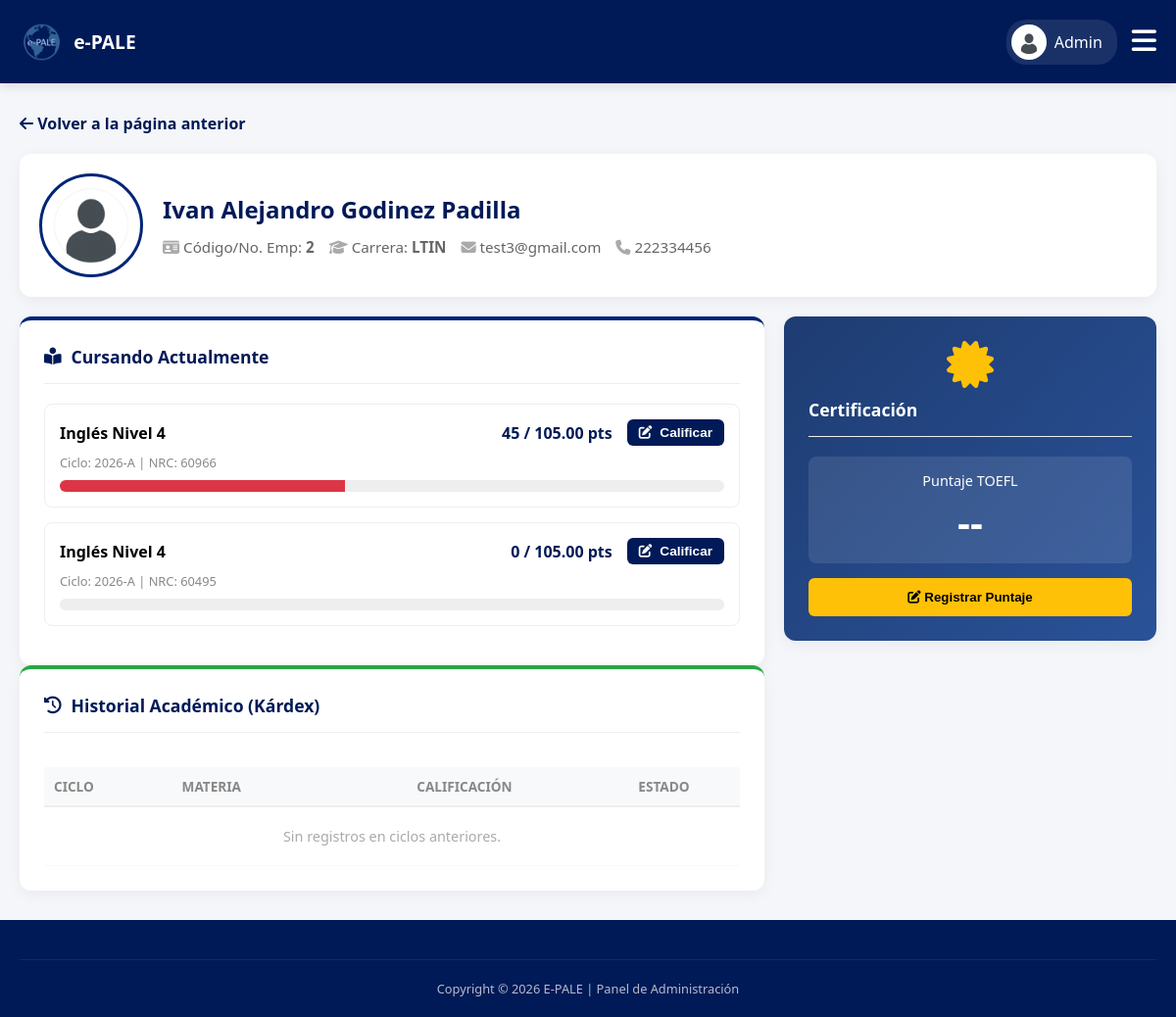
Page /admin/ver_expediente.php?id=7 (signed in) on the committed database.
### tables this page shows
CREATE TABLE IF NOT EXISTS `usuarios` (
  `usuario_id` int NOT NULL AUTO_INCREMENT,
  `codigo` varchar(20) DEFAULT NULL,
  `nombre` varchar(50) NOT NULL,
  `apellido_paterno` varchar(50) NOT NULL,
  `apellido_materno` varchar(50) DEFAULT NULL,
  `correo` varchar(100) NOT NULL,
  `password` varchar(255) DEFAULT NULL,
  `telefono` varchar(20) DEFAULT NULL,
  `rol` enum('ADMIN','PROFESOR','ALUMNO') NOT NULL,
  `estatus` enum('ACTIVO','INACTIVO') DEFAULT 'ACTIVO',
  `foto_perfil` varchar(255) DEFAULT NULL,
  `google_id` varchar(255) DEFAULT NULL,
  `fecha_creacion` timestamp NULL DEFAULT CURRENT_TIMESTAMP,
  PRIMARY KEY (`usuario_id`),
  UNIQUE KEY `correo` (`correo`),
  UNIQUE KEY `codigo` (`codigo`)
);

CREATE TABLE IF NOT EXISTS `alumnos` (
  `alumno_id` int NOT NULL AUTO_INCREMENT,
  `usuario_id` int NOT NULL,
  `carrera` varchar(50) DEFAULT NULL,
  PRIMARY KEY (`alumno_id`),
  KEY `usuario_id` (`usuario_id`)
);

CREATE TABLE IF NOT EXISTS `inscripciones` (
  `inscripcion_id` int NOT NULL AUTO_INCREMENT,
  `alumno_id` int NOT NULL,
  `nrc` int NOT NULL,
  `estatus` enum('INSCRITO','SOLICITUD_BAJA','BAJA','SOLICITUD_ALTA') DEFAULT 'INSCRITO',
  `calificacion_final` decimal(5,2) DEFAULT '0.00',
  PRIMARY KEY (`inscripcion_id`),
  KEY `alumno_id` (`alumno_id`),
  KEY `nrc` (`nrc`)
);

CREATE TABLE IF NOT EXISTS `materias` (
  `materia_id` int NOT NULL AUTO_INCREMENT,
  `clave` varchar(10) NOT NULL,
  `nombre` varchar(50) NOT NULL,
  `nivel` int NOT NULL,
  PRIMARY KEY (`materia_id`),
  UNIQUE KEY `clave` (`clave`)
);

CREATE TABLE IF NOT EXISTS `ciclos` (
  `ciclo_id` int NOT NULL AUTO_INCREMENT,
  `nombre` varchar(10) NOT NULL,
  `activo` tinyint(1) DEFAULT '1',
  PRIMARY KEY (`ciclo_id`)
);

### admin/ver_expediente.php (the view, shortened to what this page needs)
<?php
require '../db.php';
$usuario_id = $_GET['id'];
$sql_perfil = "SELECT u.*, a.carrera, a.alumno_id
               FROM usuarios u
               LEFT JOIN alumnos a ON u.usuario_id = a.usuario_id
               WHERE u.usuario_id = ?";
$stmt_perfil = $pdo->prepare($sql_perfil);
$stmt_perfil->execute([$usuario_id]);
$perfil = $stmt_perfil->fetch(PDO::FETCH_ASSOC);
$nombre_completo = trim($perfil['nombre'] . ' ' . $perfil['apellido_paterno'] . ' ' . $perfil['apellido_materno']);
$foto_perfil = "../img/avatar-default.png";
$es_alumno = ($perfil['rol'] === 'ALUMNO');
if ($es_alumno) {
    $alumno_id = $perfil['alumno_id'];
    $sql_materias = "SELECT i.*, m.nombre as materia, m.nivel, m.materia_id, c.nombre as ciclo, c.activo
                     FROM inscripciones i
                     JOIN grupos g ON i.nrc = g.nrc
                     JOIN materias m ON g.materia_id = m.materia_id
                     JOIN ciclos c ON g.ciclo_id = c.ciclo_id
                     WHERE i.alumno_id = ?
                     ORDER BY c.nombre DESC, m.nivel DESC";
    $stmt_mat = $pdo->prepare($sql_materias);
    $stmt_mat->execute([$alumno_id]);
    $todas_materias = $stmt_mat->fetchAll(PDO::FETCH_ASSOC);
    $materias_actuales = [];
    $historial = [];
    $ha_cursado_nivel_4 = false;
    foreach ($todas_materias as $mat) {
        if ($mat['activo'] == 1 && $mat['estatus'] == 'INSCRITO') {
            $materias_actuales[] = $mat;
        } else {
            $historial[] = $mat;
        }
        if ($mat['nivel'] == 4) $ha_cursado_nivel_4 = true;
    }
}
?>
<!DOCTYPE html>
<html lang="es">
<head>
    <link rel="stylesheet" href="../css/estudiante.css?v=<?php echo time(); ?>">
    <link rel="stylesheet" href="../css/admin.css?v=<?php echo time(); ?>">
    <link rel="stylesheet" href="https://cdnjs.cloudflare.com/ajax/libs/font-awesome/6.4.0/css/all.min.css">
</head>
<body>
    <?php include 'menu_admin.php'; ?>
    <main class="main-content">
        <a href="<?php echo htmlspecialchars($url_volver); ?>" style="display: inline-block; margin-bottom: 20px; color: var(--udg-blue); text-decoration: none; font-weight: bold;">
            <i class="fas fa-arrow-left"></i> Volver a la página anterior
        </a>
        <div class="profile-card">
            <img src="<?php echo $foto_perfil; ?>" alt="Foto" class="profile-pic">
            <div class="profile-info">
                <h2><?php echo htmlspecialchars($nombre_completo); ?></h2>
                <div style="display: flex; gap: 15px; flex-wrap: wrap; margin-top: 10px;">
                    <p><i class="fas fa-id-card" style="color:#aaa;"></i> Código/No. Emp: <strong><?php echo htmlspecialchars($perfil['codigo']); ?></strong></p>
                    <?php if($es_alumno): ?>
                        <p><i class="fas fa-graduation-cap" style="color:#aaa;"></i> Carrera: <strong><?php echo $perfil['carrera'] ? htmlspecialchars($perfil['carrera']) : 'N/A'; ?></strong></p>
                    <?php else: ?>
                        <p><i class="fas fa-chalkboard-teacher" style="color:#aaa;"></i> Rol: <strong style="color:#856404;">Docente de Idiomas</strong></p>
                    <?php endif; ?>
                    <p><i class="fas fa-envelope" style="color:#aaa;"></i> <?php echo htmlspecialchars($perfil['correo']); ?></p>
                    <p><i class="fas fa-phone" style="color:#aaa;"></i> <?php echo $perfil['telefono'] ? htmlspecialchars($perfil['telefono']) : 'No registrado'; ?></p>
                </div>
            </div>
        </div>
        <?php if($es_alumno): ?>
        <div style="display: grid; grid-template-columns: 2fr 1fr; gap: 20px;">
            <div>
                <div class="card" style="margin-top: 0;">
                    <h3><i class="fas fa-book-reader"></i> Cursando Actualmente</h3>
                    <?php if (count($materias_actuales) > 0): ?>
                        <?php foreach ($materias_actuales as $mat):
                            $stmt_max = $pdo->prepare("SELECT SUM(puntos_maximos) FROM criterios_evaluacion WHERE materia_id = ?");
                            $stmt_max->execute([$mat['materia_id']]);
                            $max_puntos = $stmt_max->fetchColumn() ?: 0;
                            $stmt_cal = $pdo->prepare("SELECT SUM(puntaje) FROM calificaciones WHERE inscripcion_id = ?");
                            $stmt_cal->execute([$mat['inscripcion_id']]);
                            $puntos_actuales = $stmt_cal->fetchColumn() ?: 0;
                            $porcentaje = ($max_puntos > 0) ? ($puntos_actuales / $max_puntos) * 100 : 0;
                            $color_bar = ($porcentaje >= 60) ? 'var(--udg-light)' : '#dc3545';
                        ?>
                            <div style="border: 1px solid #eee; padding: 15px; border-radius: 8px; margin-bottom: 15px; transition: box-shadow 0.2s;">
                                <div style="display: flex; justify-content: space-between; align-items: center; margin-bottom: 5px;">
                                    <strong><?php echo htmlspecialchars($mat['materia'] . ' Nivel ' . $mat['nivel']); ?></strong>
                                    <div style="display: flex; align-items: center; gap: 15px;">
                                        <span style="font-weight: bold; color: var(--udg-blue);"><?php echo floatval($puntos_actuales); ?> / <?php echo $max_puntos; ?> pts</span>
                                        <button class="btn-save" onclick="abrirModalCalif(<?php echo $mat['inscripcion_id']; ?>)" style="padding: 6px 12px; font-size: 0.85rem;">
                                            <i class="fas fa-edit"></i> Calificar
                                        </button>
                                    </div>
                                </div>
                                <span style="font-size: 0.8rem; color: #888;">Ciclo: <?php echo htmlspecialchars($mat['ciclo']); ?> | NRC: <?php echo $mat['nrc']; ?></span>
                                <div class="progress-container">
                                    <div class="progress-bar" style="width: <?php echo min($porcentaje, 100); ?>%; background-color: <?php echo $color_bar; ?>;"></div>
                                </div>
                            </div>
                        <?php endforeach; ?>
                    <?php else: ?>
                        <p style="color: #888; text-align: center; padding: 20px 0;"><i class="fas fa-bed" style="font-size: 2rem; color: #ddd; display: block; margin-bottom: 10px;"></i>No está inscrito en ninguna materia activa.</p>
                    <?php endif; ?>
                </div>
                <div class="card">
                    <h3><i class="fas fa-history"></i> Historial Académico (Kárdex)</h3>
                    <div style="overflow-x:auto;">
                        <table class="history-table" style="width: 100%; border-collapse: collapse;">
                            <thead>
                                <tr>
                                    <th style="padding: 10px; border-bottom: 2px solid #eee; text-align:left;">Ciclo</th>
                                    <th style="padding: 10px; border-bottom: 2px solid #eee; text-align:left;">Materia</th>
                                    <th style="padding: 10px; border-bottom: 2px solid #eee; text-align:center;">Calificación</th>
                                    <th style="padding: 10px; border-bottom: 2px solid #eee; text-align:center;">Estado</th>
                                </tr>
                            </thead>
                            <tbody>
                                <?php if(count($historial) > 0): ?>
                                    <?php foreach($historial as $h): ?>
                                        <tr style="border-bottom: 1px solid #f9f9f9;">
                                            <td style="padding: 10px;"><?php echo htmlspecialchars($h['ciclo']); ?></td>
                                            <td style="padding: 10px; font-weight: 500; color: #555;"><?php echo htmlspecialchars($h['materia'] . ' ' . $h['nivel']); ?></td>
                                            <td style="padding: 10px; text-align: center; font-weight: bold;"><?php echo floatval($h['calificacion_final']); ?></td>
                                            <td style="padding: 10px; text-align: center;">
                                                <?php if($h['calificacion_final'] >= 60): ?>
                                                    <span style="background: #d4edda; color: #155724; padding: 3px 8px; border-radius: 10px; font-size: 0.8rem;">Aprobado</span>
                                                <?php else: ?>
                                                    <span style="background: #f8d7da; color: #721c24; padding: 3px 8px; border-radius: 10px; font-size: 0.8rem;">Reprobado</span>
                                                <?php endif; ?>
                                            </td>
                                        </tr>
                                    <?php endforeach; ?>
                                <?php else: ?>
                                    <tr><td colspan="4" style="text-align: center; padding: 20px; color:#aaa;">Sin registros en ciclos anteriores.</td></tr>
                                <?php endif; ?>
                            </tbody>
                        </table>
                    </div>
                </div>
            </div>
            <div>
                <?php if($ha_cursado_nivel_4): ?>
                    <div class="card" style="margin-top: 0; background: linear-gradient(135deg, #1e3c72 0%, #2a5298 100%); color: white; border: none;">
                        <div style="text-align: center;">
                            <i class="fas fa-certificate" style="font-size: 3rem; color: #ffc107; margin-bottom: 10px;"></i>
                            <h3 style="color: white; margin: 0;">Certificación</h3>
                        </div>
                        <div style="background: rgba(255,255,255,0.1); padding: 15px; border-radius: 8px; margin-top: 20px; text-align: center;">
                            <span style="display: block; font-size: 0.9rem; margin-bottom: 5px;">Puntaje TOEFL</span>
                            <span style="font-size: 2.5rem; font-weight: bold;">--</span>
                        </div>
                        <button style="width: 100%; padding: 12px; background: #ffc107; color: #000; border: none; border-radius: 6px; font-weight: bold; margin-top: 15px; cursor: pointer;">
                            <i class="fas fa-edit"></i> Registrar Puntaje
                        </button>
                    </div>
                <?php endif; ?>
            </div>
        </div>
        <?php endif;  ?>
    </main>
    <footer class="main-footer"><div class="address-bar">Copyright © 2026 E-PALE | Panel de Administración</div></footer>
</body>
</html>

### admin/menu_admin.php (shortened to what this page needs)
<?php
$pagina_actual = basename($_SERVER['PHP_SELF']);
$url_volver = $_SESSION['smart_back'][$pagina_actual] ?? 'usuarios.php';
$stmt_foto_menu = $pdo->prepare("SELECT foto_perfil, nombre FROM usuarios WHERE usuario_id = ?");
$stmt_foto_menu->execute([$_SESSION['user_id']]);
$admin_menu = $stmt_foto_menu->fetch(PDO::FETCH_ASSOC);
$foto_menu = "../img/avatar-default.png";
?>
<header class="main-header" style="display: flex; justify-content: space-between; align-items: center; padding: 10px 20px; height: 65px;">
    <div class="logo-container" style="display: flex; align-items: center; width: auto; margin: 0;">
        <a href="usuarios.php" style="display: flex; align-items: center; gap: 10px; text-decoration: none; color: white;">
            <img src="../img/logo-pale.png" alt="E-PALE" class="logo-img">
            <span style="font-size: 1.2rem; font-weight: bold;">e-PALE</span>
        </a>
    </div>
    <div style="display: flex; align-items: center; gap: 15px;">
        <a href="perfil.php" style="text-decoration: none; color: white; display: flex; align-items: center; gap: 8px; background: rgba(255,255,255,0.1); padding: 5px 15px 5px 5px; border-radius: 20px;">
            <img src="<?php echo $foto_menu; ?>" style="width: 32px; height: 32px; border-radius: 50%; object-fit: cover; border: 2px solid white; background:white;">
            <span class="profile-name" style="font-weight: 500;"><?php echo strtok($admin_menu['nombre'], " "); ?></span>
        </a>
        <button onclick="toggleMobileMenu()" style="background: transparent; border: none; color: white; font-size: 1.8rem; cursor: pointer; padding: 0;">
            <i class="fas fa-bars"></i>
        </button>
    </div>
</header>

### rows in the picture
usuarios: nombre "Admin"
alumnos: usuario.apellido_materno "Ivan Alejandro Godinez Padilla", usuario.codigo "2", carrera "LTIN", usuario.correo "test3@gmail.com", usuario.telefono "222334456"
inscripciones: materias.nombre+nivel "Inglés Nivel 4", puntos_actuales "45", max_puntos "105.00", ciclos.nombre "2026-A", nrc "60966", min($porcentaje, 100) 42.857142857143 (drawn)
inscripciones: materias.nombre+nivel "Inglés Nivel 4", puntos_actuales "0", max_puntos "105.00", ciclos.nombre "2026-A", nrc "60495"
